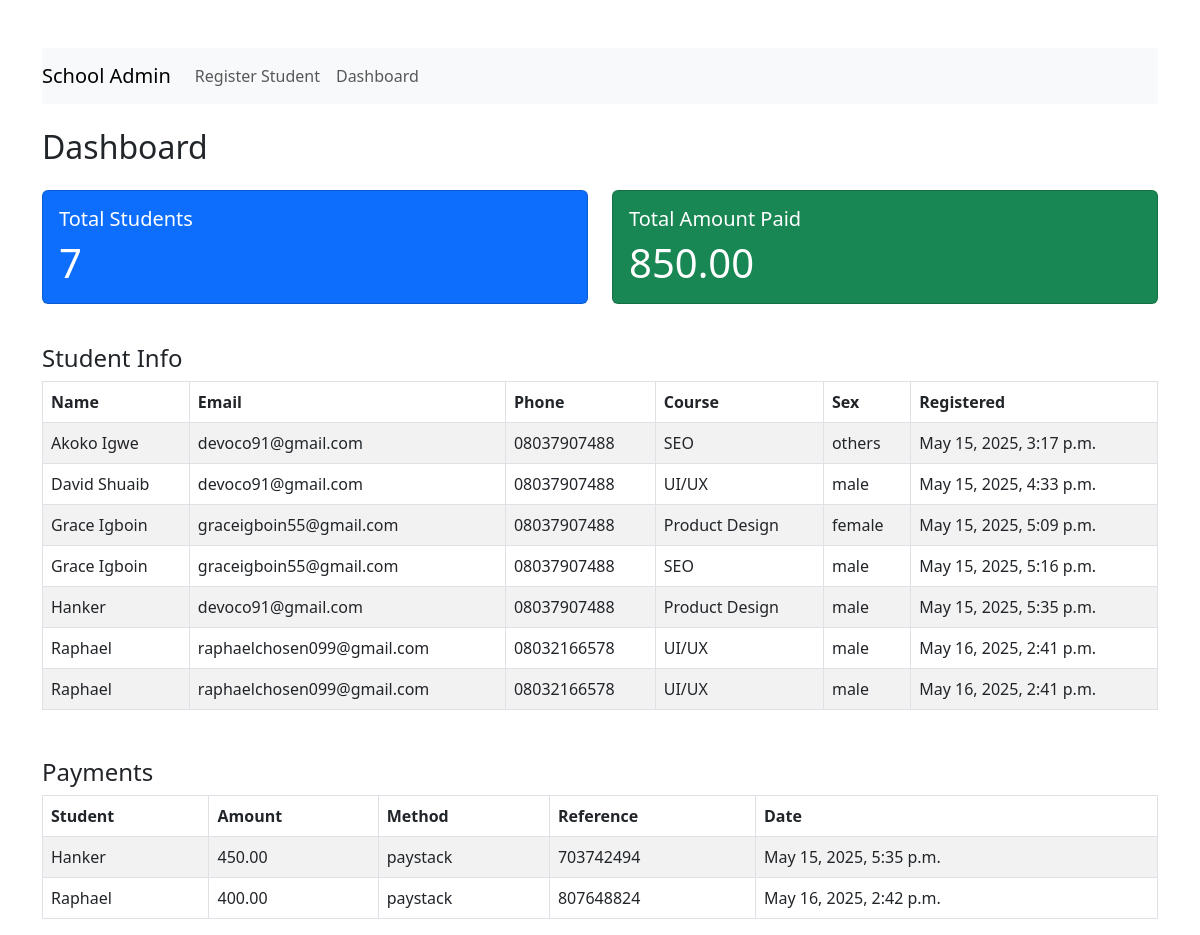
/dashboard/, run on the app's committed database.
### registration/models.py (models this page shows, shortened)
class Student(models.Model):
    SEX_CHOICES=[
        ('M','male'),
        ('F','female'),
        ('Others','others')
    ]
    name=models.CharField(max_length=200)
    email=models.EmailField(max_length=200)
    address=models.TextField()
    phone=models.CharField(max_length=200)
    sex=models.CharField(max_length=20, choices=SEX_CHOICES)
    course=models.ForeignKey(Course, on_delete=models.SET_NULL, null=True)
    image=models.ImageField(upload_to='student')
    date=models.DateTimeField(auto_now_add=True)

class Course(models.Model):
    name=models.CharField(max_length=200, unique=True)
    fee=models.DecimalField(max_digits=10, decimal_places=2)

class Payment(models.Model):
    PAYMENT_METHODS=[
        ('cash','Cash'),
        ('card','Card'),
        ('transfer','Transfer'),
        ('paystack','Paystck')
    ]
    student=models.ForeignKey(Student, on_delete=models.CASCADE)
    amount=models.DecimalField(max_digits=10, decimal_places=2)
    Payment_date=models.DateTimeField(auto_now_add=True)
    Payment_method=models.CharField(max_length=20, choices=PAYMENT_METHODS)
    payment_reference=models.CharField(max_length=100, unique=True)

### registration/views.py (the view)
# urls.py: path('dashboard/',views.dashboard, name='dashboard'),
def dashboard(request):
    students = Student.objects.all()
    payments = Payment.objects.all()
    total_students = students.count()
    total_paid = payments.aggregate(total=Sum('amount'))['total'] or 0
    context = {
        "students": students,
        "payments": payments,
        "total_students": total_students,
        "total_paid": total_paid,
    }
    return render(request, 'items/dashboard.html', context)

### Items/templates/items/dashboard.html (shortened to what this page needs)
<!DOCTYPE html>
<html lang="en">
<head>
  <link href="https://cdn.jsdelivr.net/npm/bootstrap@5.3.0/dist/css/bootstrap.min.css" rel="stylesheet">
</head>
<body>
<div class="container mt-5">
  <nav class="navbar navbar-expand-lg navbar-light bg-light mb-4">
    <a class="navbar-brand" href="#">School Admin</a>
    <div class="collapse navbar-collapse">
      <ul class="navbar-nav">
        <li class="nav-item"><a class="nav-link" href="/register/">Register Student</a></li>
        <li class="nav-item"><a class="nav-link" href="/dashboard/">Dashboard</a></li>
      </ul>
    </div>
  </nav>
  <h2 class="mb-4">Dashboard</h2>
  <div class="row mb-4">
    <div class="col">
      <div class="card text-white bg-primary mb-3">
        <div class="card-body">
          <h5 class="card-title">Total Students</h5>
          <p class="card-text display-6">{{ total_students }}</p>
        </div>
      </div>
    </div>
    <div class="col">
      <div class="card text-white bg-success mb-3">
        <div class="card-body">
          <h5 class="card-title">Total Amount Paid</h5>
          <p class="card-text display-6">{{ total_paid|floatformat:2 }}</p>
        </div>
      </div>
    </div>
  </div>
  <h4>Student Info</h4>
  <table class="table table-bordered table-striped">
    <thead>
      <tr>
        <th>Name</th>
        <th>Email</th>
        <th>Phone</th>
        <th>Course</th>
        <th>Sex</th>
        <th>Registered</th>
      </tr>
    </thead>
    <tbody>
      {% for student in students %}
      <tr>
        <td>{{ student.name }}</td>
        <td>{{ student.email }}</td>
        <td>{{ student.phone }}</td>
        <td>
          {% if student.course %}
            {{ student.course.name }}
          {% else %}
            N/A
          {% endif %}
        </td>
        <td>{{ student.get_sex_display }}</td>
        <td>{{ student.date}}</td>
      </tr>
      {% endfor %}
    </tbody>
  </table>
  <h4 class="mt-5">Payments</h4>
  <table class="table table-bordered table-striped">
    <thead>
      <tr>
        <th>Student</th>
        <th>Amount</th>
        <th>Method</th>
        <th>Reference</th>
        <th>Date</th>
      </tr>
    </thead>
    <tbody>
      <tbody>
        {% for payment in payments %}
        <tr>
          <td>{{ payment.student.name }}</td>
          <td>{{ payment.amount }}</td>
          <td>{{ payment.Payment_method }}</td>
          <td>{{ payment.payment_reference }}</td>
          <td>{{ payment.Payment_date }}</td>
        </tr>
        {% endfor %}
    </tbody>
  </table>
</div>
</body>
</html>

### data on the page
Student: name "Akoko Igwe", email "devoco91@gmail.com", phone "08037907488", course.name "SEO", sex "others", date "May 15, 2025, 3:17 p.m."
Student: name "David Shuaib", email "devoco91@gmail.com", phone "08037907488", course.name "UI/UX", sex "male", date "May 15, 2025, 4:33 p.m."
Student: name "Grace Igboin", email "graceigboin55@gmail.com", phone "08037907488", course.name "Product Design", sex "female", date "May 15, 2025, 5:09 p.m."
Student: name "Grace Igboin", email "graceigboin55@gmail.com", phone "08037907488", course.name "SEO", sex "male", date "May 15, 2025, 5:16 p.m."
Student: name "Hanker", email "devoco91@gmail.com", phone "08037907488", course.name "Product Design", sex "male", date "May 15, 2025, 5:35 p.m."
Student: name "Raphael", email "raphaelchosen099@gmail.com", phone "08032166578", course.name "UI/UX", sex "male", date "May 16, 2025, 2:41 p.m."
Student: name "Raphael", email "raphaelchosen099@gmail.com", phone "08032166578", course.name "UI/UX", sex "male", date "May 16, 2025, 2:41 p.m."
Payment: student.name "Hanker", amount "450.00", Payment_method "paystack", payment_reference "703742494", Payment_date "May 15, 2025, 5:35 p.m."
Payment: student.name "Raphael", amount "400.00", Payment_method "paystack", payment_reference "807648824", Payment_date "May 16, 2025, 2:42 p.m."

### other printed values
{{ total_students }} "7"
{{ total_paid|floatformat:2 }} "850.00"
